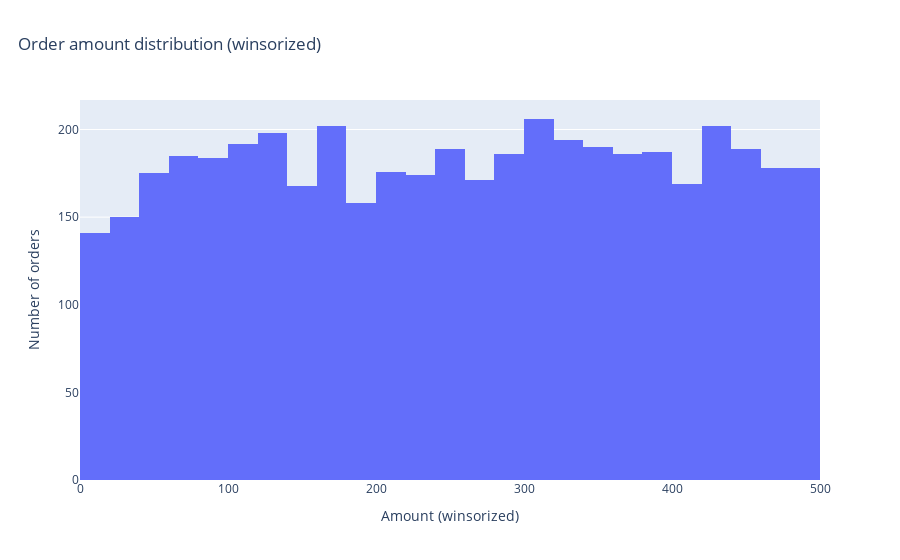

This figure's notebook cell:
### Markdown cell above
This histogram shows the distribution of order amounts after winsorization.

### Code cell
fig = px.histogram(
    df,
    x="amount_winsor",
    nbins=30,
    title="Order amount distribution (winsorized)"
)

fig.update_layout(title={"x": 0.02})
fig.update_xaxes(title_text="Amount (winsorized)")
fig.update_yaxes(title_text="Number of orders")

save_fig(fig, FIGS / "amount_hist_winsor.png")
fig

### Figure 1 — Plotly figure (JSON) as saved in the notebook; plotly's stock layout.template omitted (floating-point values rounded to 4 significant figures; data arrays with more than 128 entries replaced by an {"elided": "..."} marker saying what was removed)
{"data": [{"bingroup": "x", "hovertemplate": "amount_winsor=%{x}<br>count=%{y}<extra></extra>", "legendgroup": "", "marker": {"color": "#636efa", "pattern": {"shape": ""}}, "name": "", "nbinsx": 30, "orientation": "v", "showlegend": false, "type": "histogram", "x": {"elided": "5000 float values"}, "xaxis": "x", "yaxis": "y"}], "layout": {"barmode": "relative", "legend": {"tracegroupgap": 0}, "title": {"text": "Order amount distribution (winsorized)", "x": 0.02}, "xaxis": {"anchor": "y", "domain": [0, 1], "title": {"text": "Amount (winsorized)"}}, "yaxis": {"anchor": "x", "domain": [0, 1], "title": {"text": "Number of orders"}}}}
